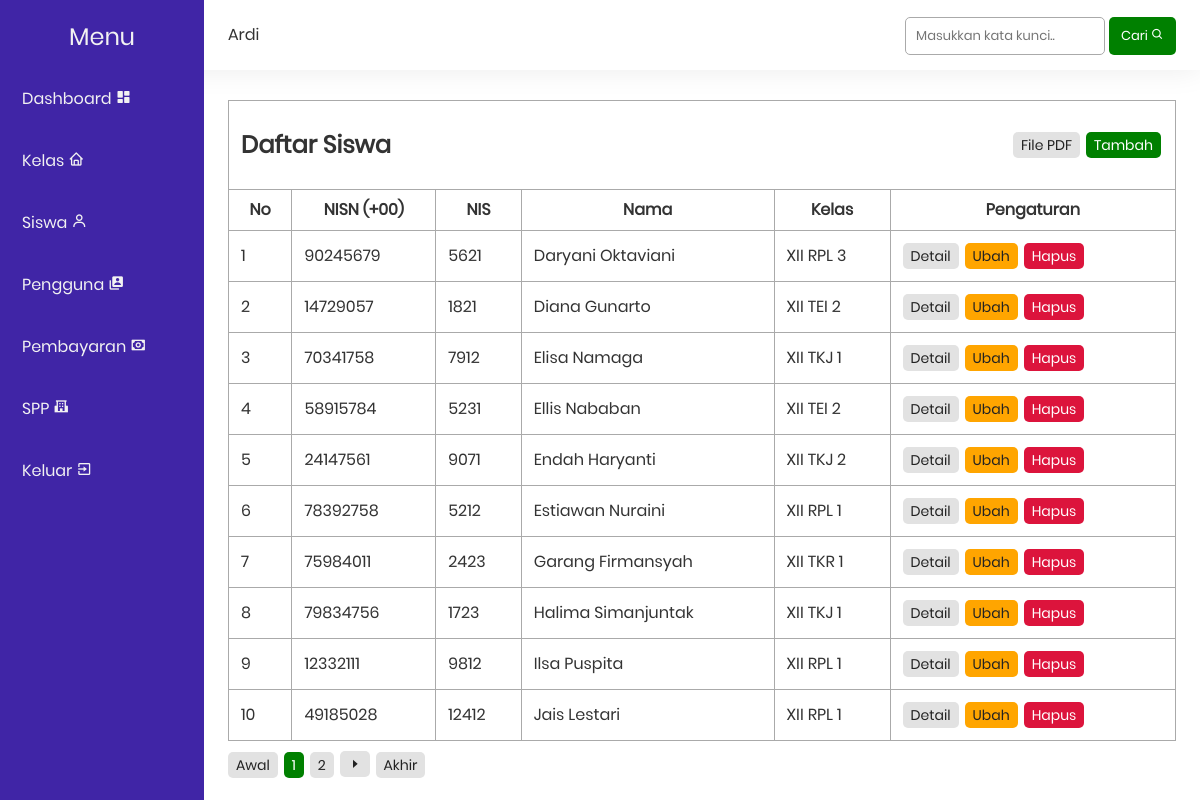
Screenshot of /public/student/index.php (signed in) with the database file from the repository.
### tables this page shows
CREATE TABLE `siswa` (
  `nisn` bigint(10) NOT NULL,
  `nis` bigint(8) NOT NULL,
  `nama` varchar(35) NOT NULL,
  `id_kelas` int(11) NOT NULL,
  `alamat` text NOT NULL,
  `no_telepon` bigint(12) NOT NULL,
  `id_spp` int(11) NOT NULL
);

CREATE TABLE `kelas` (
  `id` int(11) NOT NULL,
  `kelas` varchar(10) NOT NULL,
  `kompetensi_keahlian` varchar(50) NOT NULL
);

### functions.php (called while the page is built, shortened)
<?php
$conn = mysqli_connect("localhost", "root", "", "db_spp_88");
function queryPagination($query)
{
    global $conn;
    $result = mysqli_query($conn, $query);
    return mysqli_num_rows($result);
}
function startNumber($activePage, $link)
{
    return 1;
}
function endNumber($activePage, $link, $totalPage)
{
    return $totalPage;
}
function numberData($limit, $curretPage)
{
    return 1 + ($limit * ($curretPage - 1));
}

### public/student/index.php (the view, shortened to what this page needs)
<?php
include_once('../layout/navbar.php');
include_once('../layout/sidebar.php');
if (isset($_POST['search'])) {
    $keyword = $_POST['keyword'];
} else {
    $keyword = '';
}
$totalData = queryPagination("SELECT * FROM siswa
                            JOIN kelas ON siswa.id_kelas = kelas.id
                            WHERE nama LIKE '%$keyword%' OR
                                nisn LIKE '%$keyword%' OR
                                nis LIKE '%$keyword%' OR
                                alamat LIKE '%$keyword%'
                            ORDER BY nama ASC");
$limit = 10;
$totalPage = ceil($totalData / $limit);
$activePage = (isset($_GET['page'])) ? $_GET['page'] : 1;
$curretPage = $activePage ? $activePage : 1;
$startData = ($activePage * $limit) - $limit;
$link = 2;
$startNumber = startNumber($activePage, $link);
$endNumber = endNumber($activePage, $link, $totalPage);
$siswa = mysqli_query($conn, "SELECT * FROM siswa
                                JOIN kelas ON siswa.id_kelas = kelas.id
                                WHERE nama LIKE '%$keyword%' OR
                                    nisn LIKE '%$keyword%' OR
                                    nis LIKE '%$keyword%' OR
                                    alamat LIKE '%$keyword%'
                                ORDER BY nama ASC
                                LIMIT $startData, $limit");
$no = numberData($limit, $curretPage);
?>
<table class="table">
    <tr>
        <td colspan="10">
            <span id="action">
                <h2>Daftar Siswa</h2>
                <div>
                    <a href="pdf.php" class="badge grey">File PDF</a>
                    <a href="create.php" class="badge green">Tambah</a>
                </div>
            </span>
        </td>
    </tr>
    <tr>
        <th>No</th>
        <th>NISN (+00)</th>
        <th>NIS</th>
        <th>Nama</th>
        <th>Kelas</th>
        <th>Pengaturan</th>
    </tr>
    <?php foreach ($siswa as $s) : ?>
        <tr>
            <td><?= $no++; ?></td>
            <td><?= $s['nisn']; ?></td>
            <td><?= $s['nis']; ?></td>
            <td><?= $s['nama']; ?></td>
            <td><?= $s['kelas']; ?></td>
            <td>
                <a href="detail.php?n=<?= $s['nisn'] ?>" class="badge grey">Detail</a>
                <a href="update.php?n=<?= $s['nisn'] ?>" class="badge yellow">Ubah</a>
                <a href="delete.php?n=<?= $s['nisn'] ?>" class="badge red" onclick="return confirm('Apakah yakin menghapus data siswa <?= $s['nama'] ?>?')">Hapus</a>
            </td>
        </tr>
    <?php endforeach; ?>
</table>
<div class="pagination">
    <a href="?page=1" class="badge grey">Awal</a>
    <?php for ($i = $startNumber; $i <= $endNumber; $i++) : ?>
        <?php if ($i == $activePage) : ?>
            <a href="?page=<?= $i; ?>" class="badge green"><?= $i; ?></a>
        <?php else : ?>
            <a href="?page=<?= $i; ?>" class="badge grey"><?= $i; ?></a>
        <?php endif; ?>
    <?php endfor; ?>
    <?php if ($activePage < $totalPage) : ?>
        <a href="?page=<?= $activePage + 1; ?>"><i class='bx bx-caret-right badge grey'></i></a>
    <?php endif; ?>
    <a href="?page=<?= $totalPage; ?>" class="badge grey">Akhir</a>
</div>
<?php include_once('../layout/footer.php'); ?>

### style.css (style rules this page uses)
html, body, div, span, applet, object, iframe, blockquote, pre, abbr, acronym, address, big, cite, code, del, dfn, em, img, ins, kbd, q, s, samp, small, strike, strong, sub, sup, tt, var, b, u, i, a, p, center, dl, dt, dd, ol, ul, li, fieldset, form, label, legend, table, caption, tbody, tfoot, thead, tr, td, article, aside, canvas, details, embed, figure, figcaption, footer, header, hgroup, menu, nav, output, ruby, section, summary, time, mark, audio, video { margin: 0; padding: 0; border: 0; font-size: 100%; font: inherit; vertical-align: baseline; font-family: "Poppins", Arial, Helvetica, sans-serif; }
body { line-height: 1; }
html { scroll-behavior: smooth; }
a { text-decoration: none; }
h1, h2, h3, h4, h5, h6, p, td, th, a, label { color: #333; }
.table { border-collapse: collapse; border-spacing: 10px; width: 100%; }
.table td, .table th { border: 1px solid#aaa; padding: 12px; }
.pagination { margin-top: 10px; }
.badge { padding: 6px 8px; display: inline-block; font-size: 14px; text-align: center; box-sizing: border-box; border-radius: 5px; margin-right: 2px; }
.yellow { color: #222; background-color: orange; }
.red { color: white; background-color: crimson; }
.green { color: white; background-color: green; }
.grey { color: #222; background-color: #e2e2e2; }
#action { display: flex; width: 100%; align-items: center; align-content: center; justify-content: space-between; }

### rows the page displays
siswa: nisn "90245679", nis "5621", nama "Daryani Oktaviani", id_kelas.kelas "XII RPL 3"
siswa: nisn "14729057", nis "1821", nama "Diana Gunarto", id_kelas.kelas "XII TEI 2"
siswa: nisn "70341758", nis "7912", nama "Elisa Namaga", id_kelas.kelas "XII TKJ 1"
siswa: nisn "58915784", nis "5231", nama "Ellis Nababan", id_kelas.kelas "XII TEI 2"
siswa: nisn "24147561", nis "9071", nama "Endah Haryanti", id_kelas.kelas "XII TKJ 2"
siswa: nisn "78392758", nis "5212", nama "Estiawan Nuraini", id_kelas.kelas "XII RPL 1"
siswa: nisn "75984011", nis "2423", nama "Garang Firmansyah", id_kelas.kelas "XII TKR 1"
siswa: nisn "79834756", nis "1723", nama "Halima Simanjuntak", id_kelas.kelas "XII TKJ 1"
siswa: nisn "12332111", nis "9812", nama "Ilsa Puspita", id_kelas.kelas "XII RPL 1"
siswa: nisn "49185028", nis "12412", nama "Jais Lestari", id_kelas.kelas "XII RPL 1"

### other values shown
$_SESSION["name"] "Ardi"
